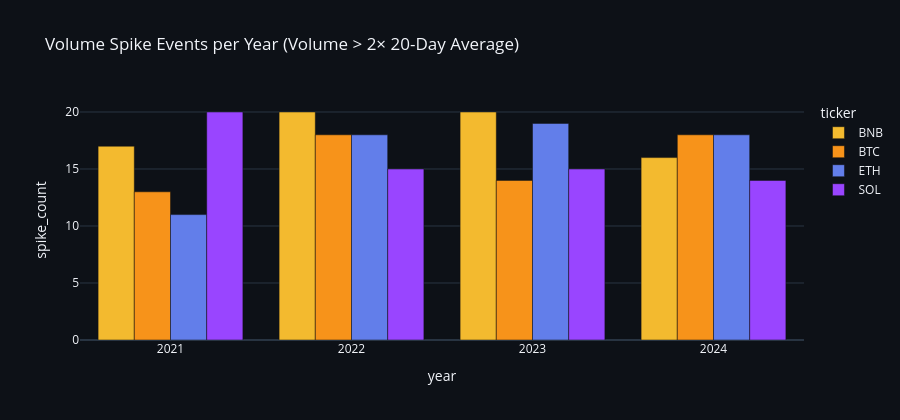

Notebook code for this chart:
### Markdown cell above
### 6.5 Volume Spike Events

### Code cell
spike_counts = (
    df[df["vol_spike"] == True]
      .groupby(["ticker","year"])
      .size()
      .reset_index(name="spike_count")
)

fig5 = px.bar(
    spike_counts, x="year", y="spike_count", color="ticker",
    barmode="group",
    title="Volume Spike Events per Year (Volume > 2× 20-Day Average)",
    template="plotly_dark", color_discrete_map=colors_map
)
fig5.update_layout(paper_bgcolor="#0d1117", plot_bgcolor="#0d1117", height=420)
fig5.show()

### Figure 1 — Plotly figure (JSON) as saved in the notebook; plotly's stock layout.template omitted (floating-point values rounded to 4 significant figures)
{"data": [{"alignmentgroup": "True", "hovertemplate": "ticker=BNB<br>year=%{x}<br>spike_count=%{y}<extra></extra>", "legendgroup": "BNB", "marker": {"color": "#f3ba2f", "pattern": {"shape": ""}}, "name": "BNB", "offsetgroup": "BNB", "orientation": "v", "showlegend": true, "textposition": "auto", "type": "bar", "x": [2021, 2022, 2023, 2024], "xaxis": "x", "y": [17, 20, 20, 16], "yaxis": "y"}, {"alignmentgroup": "True", "hovertemplate": "ticker=BTC<br>year=%{x}<br>spike_count=%{y}<extra></extra>", "legendgroup": "BTC", "marker": {"color": "#f7931a", "pattern": {"shape": ""}}, "name": "BTC", "offsetgroup": "BTC", "orientation": "v", "showlegend": true, "textposition": "auto", "type": "bar", "x": [2021, 2022, 2023, 2024], "xaxis": "x", "y": [13, 18, 14, 18], "yaxis": "y"}, {"alignmentgroup": "True", "hovertemplate": "ticker=ETH<br>year=%{x}<br>spike_count=%{y}<extra></extra>", "legendgroup": "ETH", "marker": {"color": "#627eea", "pattern": {"shape": ""}}, "name": "ETH", "offsetgroup": "ETH", "orientation": "v", "showlegend": true, "textposition": "auto", "type": "bar", "x": [2021, 2022, 2023, 2024], "xaxis": "x", "y": [11, 18, 19, 18], "yaxis": "y"}, {"alignmentgroup": "True", "hovertemplate": "ticker=SOL<br>year=%{x}<br>spike_count=%{y}<extra></extra>", "legendgroup": "SOL", "marker": {"color": "#9945ff", "pattern": {"shape": ""}}, "name": "SOL", "offsetgroup": "SOL", "orientation": "v", "showlegend": true, "textposition": "auto", "type": "bar", "x": [2021, 2022, 2023, 2024], "xaxis": "x", "y": [20, 15, 15, 14], "yaxis": "y"}], "layout": {"barmode": "group", "height": 420, "legend": {"title": {"text": "ticker"}, "tracegroupgap": 0}, "paper_bgcolor": "#0d1117", "plot_bgcolor": "#0d1117", "title": {"text": "Volume Spike Events per Year (Volume > 2× 20-Day Average)"}, "xaxis": {"anchor": "y", "domain": [0, 1], "title": {"text": "year"}}, "yaxis": {"anchor": "x", "domain": [0, 1], "title": {"text": "spike_count"}}}}
